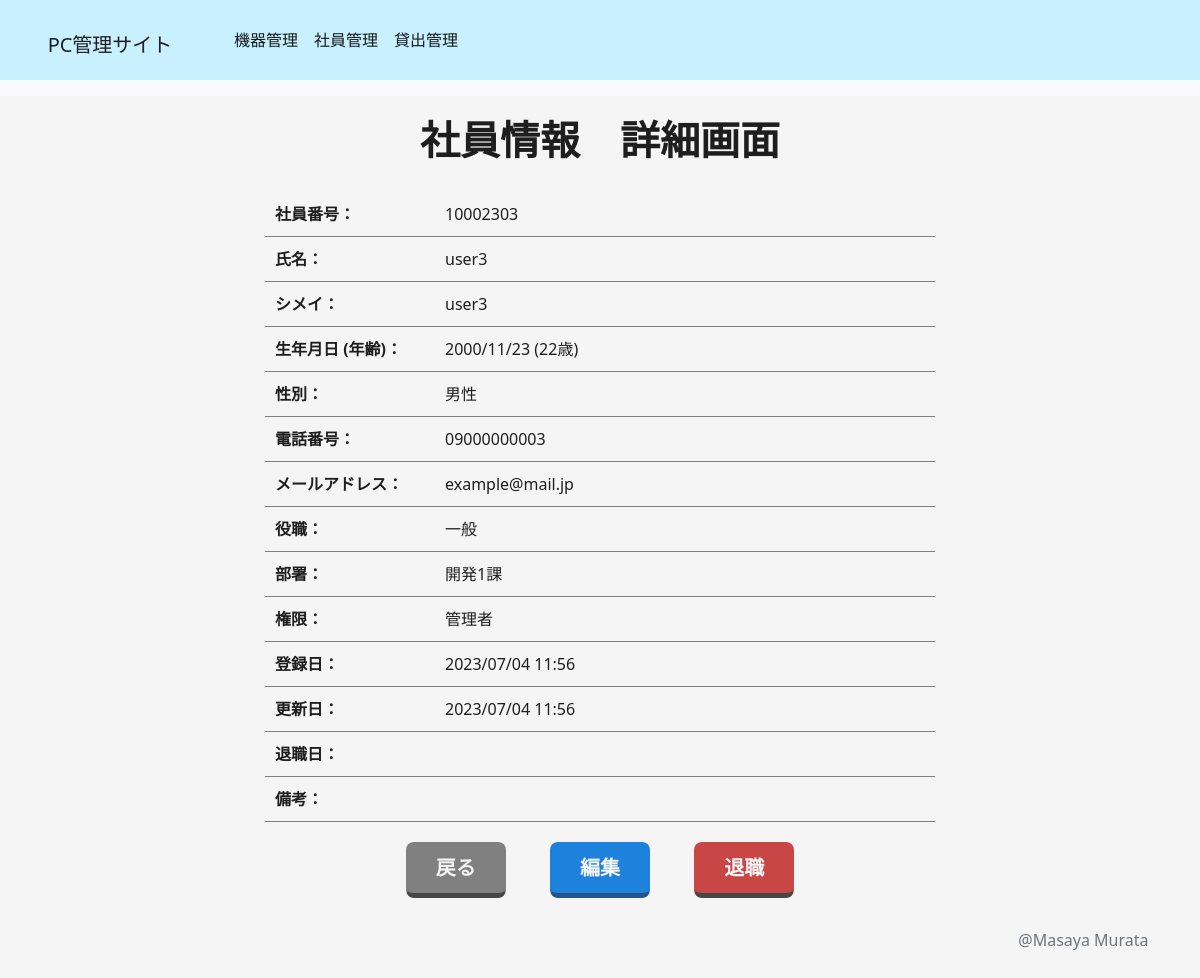
The app's page /users/management/10002303/detail/ with its own data.
### users/models.py (models this page shows, shortened)
class UsersModel(models.Model):
  gender_choice=[
    ("男性", "男性"),
    ("女性", "女性"),
    ("その他", "その他")
  ]
  position_choice=[
    ("一般", "一般"),
    ("係長", "係長"),
    ("課長","課長"),
    ("部長","部長"),
    ("取締役","取締役"),
    ("社長","社長"),
    ("その他","その他"),
  ]
  department_choice=[
    ("開発1課","開発1課"),
    ("開発2課","開発2課"),
    ("営業1課","営業1課"),
    ("営業2課","営業2課"),
    ("情報システム部","情報システム部"),
    ("その他","その他")
  ]
  authority_choice=[
    ("管理者","管理者"),
    ("利用者","利用者"),
  ]
  number_regex = RegexValidator(regex=r'^[0-9]+$')
  user_id = models.CharField(verbose_name="社員番号", max_length=10, unique = True, primary_key=True, validators=[number_regex],)
  name = models.CharField(verbose_name="氏名",max_length=15)
  kana_name = models.CharField(verbose_name="シメイ",max_length=15,)
  birthday = models.DateField(verbose_name="生年月日",)
  gender = models.CharField(verbose_name="性別", max_length=5, choices=gender_choice)
  phone_number = models.CharField(verbose_name='電話番号', validators=[number_regex], max_length=15, unique=True,)
  mail = models.EmailField(verbose_name="メールアドレス", max_length=40)
  position = models.CharField(verbose_name="役職", choices=position_choice, max_length=20)
  department = models.CharField(verbose_name="部署", choices=department_choice, max_length=10)
  authority = models.CharField(verbose_name="権限", choices=authority_choice, max_length=10)
  registration_date = models.DateTimeField(verbose_name='登録日', auto_now_add=True)
  update_date = models.DateTimeField(verbose_name='更新日', auto_now=True)
  notes = models.TextField(verbose_name='備考', max_length=200, null=True, blank=True)
  retirement_date = models.DateTimeField(verbose_name="退職日", null=True, blank=False)
  is_deleted = models.BooleanField(verbose_name='削除フラグ', default=False)

### users/views.py (the view)
# urls.py: path("management/<str:pk>/detail/", UsersDetailView.as_view(), name="users_detail"),
class UsersDetailView(DetailView):
  template_name = "users/users_detail.html"
  model = UsersModel
  def get_context_data(self, **kwargs):
    context = super().get_context_data(**kwargs)
    pk = self.kwargs.get("pk")
    today = datetime.date.today()
    birthday = UsersModel.objects.values_list("birthday", flat=True).get(pk=pk)
    age = relativedelta(today, birthday)
    context["age"] = age.years
    return context

### users/templates/users/users_detail.html (shortened to what this page needs)
{% extends 'base.html' %}
{% load static %}
{% block content %}
<div class="container">
  <div class="row">
    <div class="col">
      <h1 class="page-title" id="users-page-title">社員情報　詳細画面</h1>
      <table class="detail-table" id="users-detail-table">
        <tobody>
        <tr>
          <th><label for="user_id" class="object-label">社員番号：</label></th>
          <td>{{object.user_id}}</td>
        </tr>
        <tr>
          <th><label for="name" class="object-label">氏名：</label></th>
          <td>{{object.name}}</td>
        </tr>
        <tr>
          <th><label for="kana_name" class="object-label">シメイ：</label></th>
          <td>{{object.kana_name}}</td>
        </tr>
        <tr>
          <th><label for="age" class="object-label">生年月日 (年齢)：</label></th>
          <td>{{object.birthday|date:"Y/m/d"}} ({{age}}歳)</td>
        </tr>
        <tr>
          <th><label for="gender" class="object-label">性別：</label></th>
          <td>
            {% if object.gender == None %}
              <span>-</span>
            {% else %}
              {{object.gender}}
            {% endif %}
          </td>
        </tr>
        <tr>
          <th><label for="phone_number" class="object-label">電話番号：</label></th>
          <td>{{object.phone_number}}</td>
        </tr>
        <tr>
          <th><label for="mail" class="object-label">メールアドレス：</label></th>
          <td>{{object.mail}}</td>
        </tr>
        <tr>
          <th><label for="position" class="object-label">役職：</label></th>
          <td>{{object.position}}</td>
        </tr>
        <tr>
          <th><label for="department" class="object-label">部署：</label></th>
          <td>{{object.department}}</td>
        </tr>
        <tr>
          <th><label for="authority" class="object-label">権限：</label></th>
          <td>{{object.authority}}</td>
        </tr>
        <tr>
          <th><label for="registration_date" class="object-label">登録日：</label></th>
          <td>{{object.registration_date|date:"Y/m/d H:i"}}</td>
        </tr>
        <tr>
          <th><label for="update_date" class="object-label">更新日：</label></th>
          <td>{{object.update_date|date:"Y/m/d H:i"}}</td>
        </tr>
        <tr>
          <th><label for="retirement_date" class="object-label">退職日：</label></th>
          <td>{{object.retirement_date|date:"Y/m/d"}}</td>
        </tr>
        <tr>
          <th><label for="notes" class="object-label">備考：</label></th>
          <td>{{object.notes | linebreaksbr}}</td>
        </tr>
        </tobody>
      </table>
      <div class="users-btns enter-btns" id="users-detail-btns">
        {% if request.META.HTTP_REFERER == None or "edit" in request.META.HTTP_REFERER or "users" in request.META.HTTP_REFERER  %}
          <a class="btn back-btn btn-lg" href={% url 'users:users_management' %} role="button">戻る</a>
        {% else %}
          <a class="btn back-btn btn-lg " href={{request.META.HTTP_REFERER}} role="button">戻る</a>
        {% endif %}
        {% if object.retirement_date == None %}
          <a class="btn decision-btn btn-lg" href={% url 'users:users_edit' object.pk %} role="button">編集</a>
          <a class="btn danger-btn btn-lg", data-toggle="modal", data-target="#retirementModal">退職</a>
        {% else %}
          <a class="btn danger-btn btn-lg" data-toggle="modal" data-target="#deletemodal">削除</a>
        {% endif %}
      </div>
    </div>
  </div>
</div>
{% endblock content %}

### static/css/style.css (style rules this page uses)
html, body { margin: 0; padding: 0; height: 100%; color: rgb(30, 30, 30); background-color: rgb(245, 245, 245); }
body { margin-top: 80px; min-width: auto; overflow-y: auto; overflow-x: auto; }
body .container { table-layout: fixed; max-width: 95%; }
.page-title { text-align: center; padding: 20px; font-weight: bold; }
.detail-table { border-spacing: 0; margin: auto; }
.detail-table th { padding: 10px; border-bottom: 1px solid gray; text-align: left; vertical-align: top; }
.detail-table th label { width: 150px; }
.detail-table td { display: flexbox; padding: 10px; text-align: left; border-bottom: 1px solid gray; width: 500px; word-break: break-word; }
.enter-btns { text-align: center; padding: 20px; }
.enter-btns .btn { display: inline-block; position: relative; margin: auto 20px; width: 100px; padding: 10px 20px; color: rgb(245, 245, 245); transition: 0.3s ease-in-out; font-weight: 600; border-radius: 8px; }
.enter-btns .btn.back-btn { background: gray; border-bottom: solid 5px rgb(70, 70, 70); }
.enter-btns .btn.decision-btn { background: rgb(30, 130, 220); border-bottom: solid 5px rgb(35, 85, 140); }
.enter-btns .btn.danger-btn { background: rgb(200, 70, 70); border-bottom: solid 5px rgb(70, 70, 70); }

### records on screen
UsersModel: user_id "10002303", name "user3", kana_name "user3", birthday "2000/11/23", gender "男性", phone_number "09000000003", mail "example@mail.jp", position "一般", department "開発1課", authority "管理者", registration_date "2023/07/04 11:56", update_date "2023/07/04 11:56"

### other values on screen
{{ age }} "22"
